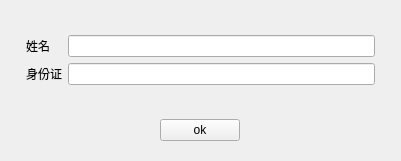
<?xml version="1.0" encoding="UTF-8"?>
<ui version="4.0">
 <class>InputIdentityView</class>
 <widget class="QWidget" name="InputIdentityView">
  <property name="geometry">
   <rect>
    <x>0</x>
    <y>0</y>
    <width>401</width>
    <height>161</height>
   </rect>
  </property>
  <property name="windowTitle">
   <string>InputIdentityView</string>
  </property>
  <layout class="QVBoxLayout" name="verticalLayout_2">
   <property name="topMargin">
    <number>20</number>
   </property>
   <property name="bottomMargin">
    <number>20</number>
   </property>
   <item>
    <layout class="QFormLayout" name="formLayout">
     <property name="leftMargin">
      <number>15</number>
     </property>
     <property name="topMargin">
      <number>15</number>
     </property>
     <property name="rightMargin">
      <number>15</number>
     </property>
     <property name="bottomMargin">
      <number>15</number>
     </property>
     <item row="0" column="0">
      <widget class="QLabel" name="label_userName">
       <property name="text">
        <string>姓名</string>
       </property>
      </widget>
     </item>
     <item row="1" column="0">
      <widget class="QLabel" name="label_certId">
       <property name="text">
        <string>身份证</string>
       </property>
      </widget>
     </item>
     <item row="0" column="1">
      <widget class="QLineEdit" name="lineEdit_userName"/>
     </item>
     <item row="1" column="1">
      <widget class="QLineEdit" name="lineEdit_certId"/>
     </item>
    </layout>
   </item>
   <item alignment="Qt::AlignHCenter">
    <widget class="QPushButton" name="btn_ok">
     <property name="minimumSize">
      <size>
       <width>60</width>
       <height>0</height>
      </size>
     </property>
     <property name="text">
      <string>ok</string>
     </property>
    </widget>
   </item>
  </layout>
 </widget>
 <layoutdefault spacing="6" margin="11"/>
 <resources/>
 <connections/>
</ui>
